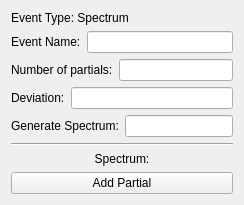
            <widget class="QWidget" name="soundPage">
                <property name="minimumWidth"><number>600</number></property>
                <property name="maximumWidth"><number>600</number></property>
                <property name="sizePolicy">
                  <sizepolicy hsizetype="Fixed" vsizetype="Preferred">
                    <horstretch>0</horstretch><verstretch>0</verstretch>
                  </sizepolicy>
                </property>
                <layout class="QVBoxLayout" name="soundPageLayout">
                        <item>
                        <layout class="QHBoxLayout" name="soundTypeLayout">
                          <item>
                            <widget class="QLabel" name="soundTypeLabel">
                            <property name="text"><string>Event Type: Spectrum</string></property>
                            </widget>
                          </item>
                        </layout>
                        </item>
                        <item>
                        <layout class="QHBoxLayout" name="soundNameLayout">
                            <item>
                                <widget class="QLabel" name="soundNameLabel">
                                <property name="text"><string>Event Name:</string></property>
                                </widget>
                            </item>
                            <item>
                                <widget class="QLineEdit" name="soundNameEntry"/>
                            </item>
                        </layout>
                        </item>
                        <item>
                        <layout class="QHBoxLayout" name="spectrumNumPartialLayout">
                            <item>
                                <widget class="QLabel" name="spectrumNumPartialLabel">
                                <property name="text"><string>Number of partials:</string></property>
                                </widget>
                            </item>
                            <item>
                                <widget class="QLineEdit" name="spectrumNumPartialEntry"/>
                            </item>
                        </layout>
                        </item>
                        <item>
                        <layout class="QHBoxLayout" name="spectrumDeviationLayout">
                            <item>
                                <widget class="QLabel" name="spectrumDeviationLabel">
                                <property name="text"><string>Deviation:</string></property>
                                </widget>
                            </item>
                            <item>
                                <widget class="QLineEdit" name="spectrumDeviationEntry"/>
                            </item>
                        </layout>
                        </item>
                        <item>
                        <layout class="QHBoxLayout" name="spectrumGenLayout">
                            <item>
                                <widget class="QLabel" name="spectrumGenLabel">
                                <property name="text"><string>Generate Spectrum:</string></property>
                                </widget>
                            </item>
                            <item>
                                <widget class="QLineEdit" name="spectrumGenEntry"/>
                            </item>
                        </layout>
                        </item>
                        <item>
                          <widget class="QFrame" name="line_sound_0">
                            <property name="frameShape"><enum>QFrame::HLine</enum></property>
                            <property name="frameShadow"><enum>QFrame::Sunken</enum></property>
                          </widget>
                        </item>
                        <item>
                        <!-- Spectrum Partials -->
                        <layout class="QVBoxLayout" name="partialsLayout">
                            <!-- <item>
                            <layout class="QHBoxLayout" name="partial1Layout">
                                <item>
                                    <widget class="QLabel" name="partial1Label">
                                    <property name="text"><string>Partial 1:</string></property>
                                    </widget>
                                </item>
                                <item>
                                    <widget class="QLineEdit" name="partial1Entry"/>
                                </item>
                                <item>
                                    <widget class="QPushButton" name="partial1FunButton">
                                    <property name="text">
                                        <string>Insert Function</string>
                                    </property>
                                    </widget>
                                </item>
                            </layout>
                            </item> -->
                        </layout>
                        </item>
                        <item>
                        <layout class="QVBoxLayout" name="addPartialLayout">
                            <item>
                                <widget class="QLabel" name="addPartialLabel">
                                <property name="text"><string>Spectrum:</string></property>
                                <property name="alignment"><set>Qt::AlignCenter</set></property>
                                </widget>
                            </item>
                            <item>
                                <widget class="QPushButton" name="addPartialButton">
                                <property name="text">
                                    <string>Add Partial</string>
                                </property>
                                </widget>
                            </item>
                        </layout>
                        </item>
                </layout>
            </widget>
